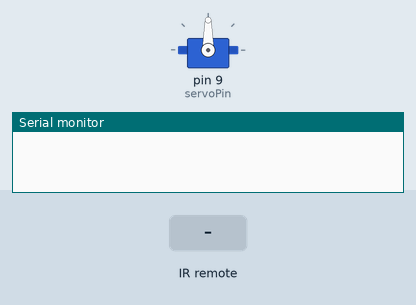
This sketch was run on a simulated Arduino Uno, built with avr-gcc and run on an emulated ATmega328P. Parts: servo, the last lines printed to the serial monitor. Inputs (shaded band) come from the test bench.

Above: at 1.2 s.
1.3 s: infrared code 0xFF42BD received
At 3.7 s:
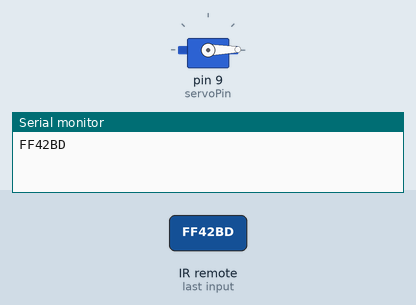
4.3 s: infrared code 0xFF42BD received
At 7.2 s:
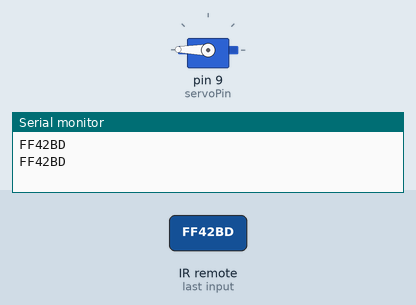
Timing chart, 0 to 8.7 s (numbered marks = the images above; inputs shaded):
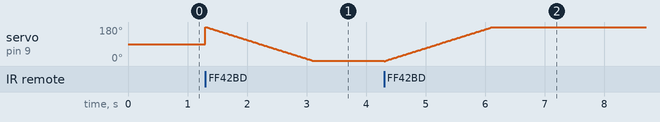

The sketch:

Servo_Control.ino
```cpp
/**
 * 红外控制舵机转动
 * 有红外解码小BUG
 */
#include <Servo.h>
#include <IRremote.h>
int servoPin = 9; //舵机控制引脚
int controlPin = 11; //红外控制引脚
int STATUS = 0;
IRrecv irrecv(controlPin);
decode_results results; //接收到的编码结果
Servo servo;  //舵机对象
void setup() {
  Serial.begin(9600);
  irrecv.enableIRIn();
  irrecv.blink13(true);
  servo.attach(servoPin);   //绑定舵机
}

void loop() {
  int LAST_STATUS=STATUS;
  if (irrecv.decode(&results)) {
    Serial.println(results.value,HEX);
    if(results.value==0xFF42BD){
      STATUS = !STATUS;
    }
    irrecv.resume();  //接收下一个值
  }
  int ans=LAST_STATUS-STATUS;
  //Serial.println(ans);
  if (ans>0) {
    for (int pos = 0; pos < 180; pos++){ //正传
      servo.write(pos);//设置舵机旋转的角度
      delay(10);
    }
  }
  else if(ans<0){
    for (int pos = 180; pos > 0; pos--){ //反转
      servo.write(pos);//设置舵机旋转的角度
      delay(10);
    }
  }
}
```
